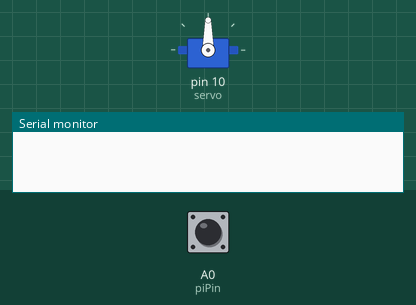
Bench run of a sketch on a simulated Arduino Uno, built with avr-gcc and run on an emulated ATmega328P. Parts: servo, the last lines printed to the serial monitor. Inputs (shaded band) come from the test bench; at power-on: A0 (piPin) LOW.

Above: at 1.3 s.
1.4 s: A0 (piPin) pulsed HIGH 2 times (0.12 s each, 0.3 s apart)
At 3.5 s:
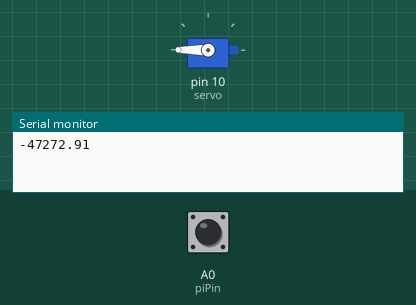
4.3 s: A0 (piPin) pulsed HIGH 5 times (0.12 s each, 0.3 s apart)
At 7.6 s:
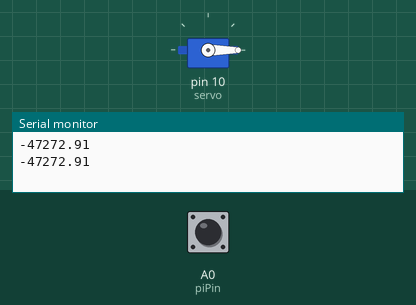
Timing chart, 0 to 9.1 s (numbered marks = the images above; inputs shaded):
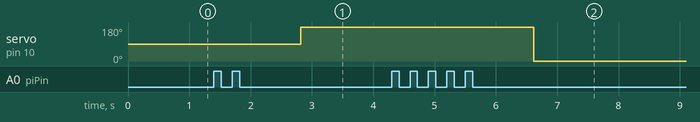

The sketch:

centroidComm.ino
```cpp
#include <Servo.h>
Servo servo;

int piPin = A0;    // select the input pin for the potentiometer
int pwmin = 0;  // variable to store the value coming from the sensor
int sum = 0;
int counter = 0;
int currentPos = 90;
int ss = 1000;    //Sensitivity Scalar

void setup() {
  pinMode(piPin, INPUT);
  Serial.begin(115200);

  servo.attach(10);
  servo.write(currentPos);
  delay(100);
}

void loop() {
  pwmin = pulseIn(piPin, HIGH)/200;   //map the pulse to 0 - 100%

  if (pwmin != 0) {
    sum += pwmin;
    counter += 1;
  }

  if (pwmin == 0 && sum > 0) {
    moveServo(sum/counter);
    sum = 0;
    counter = 0;
  }
}

void moveServo(float avg) {
  float diff = 50.0-avg;
//  float theta = pow(diff, 3)*(31.0/pow(50, 3));   // should map the pulse to 0-62.2 degrees
  float theta = 31 * (pow(diff,3)+(diff*ss)) / (pow(50,3)+(50*ss));
  if (abs(theta) > 2) {
    currentPos += theta;
    servo.write(currentPos);
  }

  Serial.println(theta);
}
```

Measured:
- after the input at 1.4 s, servo on pin 10 (servo): 90° → 180° after 1.4 s
- after the input at 4.3 s, servo on pin 10 (servo): 180° → 0° after 2.3 s
